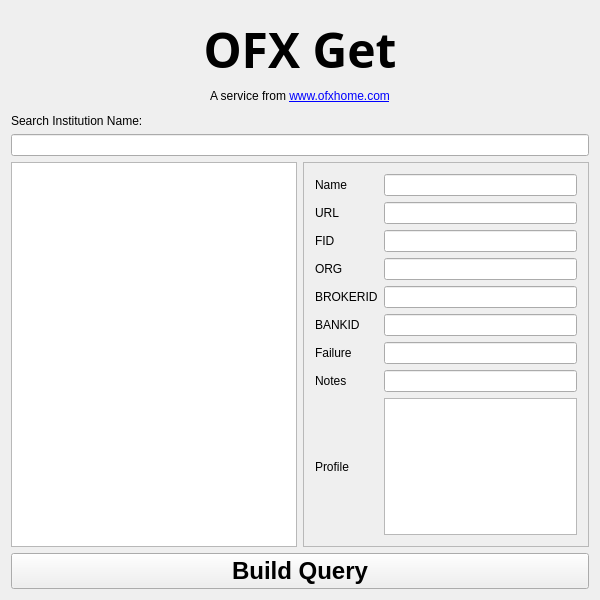
<?xml version="1.0" encoding="UTF-8"?>
<ui version="4.0">
 <class>OfxGet</class>
 <widget class="QWidget" name="OfxGet">
  <property name="windowModality">
   <enum>Qt::NonModal</enum>
  </property>
  <property name="geometry">
   <rect>
    <x>0</x>
    <y>0</y>
    <width>600</width>
    <height>600</height>
   </rect>
  </property>
  <property name="windowTitle">
   <string>OfxGet</string>
  </property>
  <layout class="QVBoxLayout" name="verticalLayout_2">
   <item>
    <spacer name="verticalSpacer_2">
     <property name="orientation">
      <enum>Qt::Vertical</enum>
     </property>
     <property name="sizeType">
      <enum>QSizePolicy::Fixed</enum>
     </property>
     <property name="sizeHint" stdset="0">
      <size>
       <width>20</width>
       <height>5</height>
      </size>
     </property>
    </spacer>
   </item>
   <item>
    <widget class="QLabel" name="OFXGetLabel">
     <property name="font">
      <font>
       <family>Hoefler Text</family>
       <pointsize>36</pointsize>
       <weight>75</weight>
       <bold>true</bold>
      </font>
     </property>
     <property name="text">
      <string>OFX Get</string>
     </property>
     <property name="alignment">
      <set>Qt::AlignCenter</set>
     </property>
    </widget>
   </item>
   <item>
    <widget class="QLabel" name="label">
     <property name="text">
      <string>A service from &lt;a href=&quot;http://www.ofxhome.com&quot;&gt;www.ofxhome.com&lt;/a&gt;</string>
     </property>
     <property name="alignment">
      <set>Qt::AlignCenter</set>
     </property>
    </widget>
   </item>
   <item>
    <spacer name="verticalSpacer">
     <property name="orientation">
      <enum>Qt::Vertical</enum>
     </property>
     <property name="sizeType">
      <enum>QSizePolicy::Fixed</enum>
     </property>
     <property name="sizeHint" stdset="0">
      <size>
       <width>20</width>
       <height>5</height>
      </size>
     </property>
    </spacer>
   </item>
   <item>
    <widget class="QLabel" name="institutionNameLabel">
     <property name="sizePolicy">
      <sizepolicy hsizetype="Minimum" vsizetype="Minimum">
       <horstretch>0</horstretch>
       <verstretch>0</verstretch>
      </sizepolicy>
     </property>
     <property name="text">
      <string>Search Institution Name:</string>
     </property>
    </widget>
   </item>
   <item>
    <widget class="QLineEdit" name="institutionNameSearch"/>
   </item>
   <item>
    <layout class="QHBoxLayout" name="horizontalLayout">
     <item>
      <widget class="DeselectableListWidget" name="institutionList">
       <property name="sizePolicy">
        <sizepolicy hsizetype="Expanding" vsizetype="Expanding">
         <horstretch>1</horstretch>
         <verstretch>0</verstretch>
        </sizepolicy>
       </property>
       <property name="alternatingRowColors">
        <bool>false</bool>
       </property>
      </widget>
     </item>
     <item>
      <widget class="QScrollArea" name="scrollArea">
       <property name="sizePolicy">
        <sizepolicy hsizetype="Expanding" vsizetype="Expanding">
         <horstretch>1</horstretch>
         <verstretch>0</verstretch>
        </sizepolicy>
       </property>
       <property name="widgetResizable">
        <bool>true</bool>
       </property>
       <widget class="QWidget" name="scrollAreaWidgetContents">
        <property name="geometry">
         <rect>
          <x>0</x>
          <y>0</y>
          <width>280</width>
          <height>359</height>
         </rect>
        </property>
        <property name="sizePolicy">
         <sizepolicy hsizetype="Expanding" vsizetype="Preferred">
          <horstretch>0</horstretch>
          <verstretch>0</verstretch>
         </sizepolicy>
        </property>
        <layout class="QGridLayout" name="gridLayout">
         <item row="6" column="1">
          <widget class="QLineEdit" name="failureLabel">
           <property name="readOnly">
            <bool>true</bool>
           </property>
          </widget>
         </item>
         <item row="2" column="1">
          <widget class="QLineEdit" name="fidLabel">
           <property name="readOnly">
            <bool>true</bool>
           </property>
          </widget>
         </item>
         <item row="7" column="0">
          <widget class="QLabel" name="label_9">
           <property name="text">
            <string>Notes</string>
           </property>
          </widget>
         </item>
         <item row="6" column="0">
          <widget class="QLabel" name="label_8">
           <property name="text">
            <string>Failure</string>
           </property>
          </widget>
         </item>
         <item row="3" column="1">
          <widget class="QLineEdit" name="orgLabel">
           <property name="readOnly">
            <bool>true</bool>
           </property>
          </widget>
         </item>
         <item row="3" column="0">
          <widget class="QLabel" name="label_5">
           <property name="text">
            <string>ORG</string>
           </property>
          </widget>
         </item>
         <item row="5" column="1">
          <widget class="QLineEdit" name="bankIdLabel">
           <property name="readOnly">
            <bool>true</bool>
           </property>
          </widget>
         </item>
         <item row="10" column="1">
          <spacer name="verticalSpacer_3">
           <property name="orientation">
            <enum>Qt::Vertical</enum>
           </property>
           <property name="sizeHint" stdset="0">
            <size>
             <width>20</width>
             <height>40</height>
            </size>
           </property>
          </spacer>
         </item>
         <item row="4" column="1">
          <widget class="QLineEdit" name="brokerIdLabel">
           <property name="readOnly">
            <bool>true</bool>
           </property>
          </widget>
         </item>
         <item row="0" column="0">
          <widget class="QLabel" name="label_2">
           <property name="sizePolicy">
            <sizepolicy hsizetype="Minimum" vsizetype="Preferred">
             <horstretch>0</horstretch>
             <verstretch>0</verstretch>
            </sizepolicy>
           </property>
           <property name="text">
            <string>Name</string>
           </property>
          </widget>
         </item>
         <item row="1" column="1">
          <widget class="QLineEdit" name="urlLabel">
           <property name="sizePolicy">
            <sizepolicy hsizetype="Expanding" vsizetype="Fixed">
             <horstretch>0</horstretch>
             <verstretch>0</verstretch>
            </sizepolicy>
           </property>
           <property name="readOnly">
            <bool>true</bool>
           </property>
          </widget>
         </item>
         <item row="1" column="0">
          <widget class="QLabel" name="label_3">
           <property name="sizePolicy">
            <sizepolicy hsizetype="Minimum" vsizetype="Preferred">
             <horstretch>0</horstretch>
             <verstretch>0</verstretch>
            </sizepolicy>
           </property>
           <property name="text">
            <string>URL</string>
           </property>
          </widget>
         </item>
         <item row="4" column="0">
          <widget class="QLabel" name="label_6">
           <property name="text">
            <string>BROKERID</string>
           </property>
          </widget>
         </item>
         <item row="7" column="1">
          <widget class="QLineEdit" name="notesLabel">
           <property name="readOnly">
            <bool>true</bool>
           </property>
          </widget>
         </item>
         <item row="2" column="0">
          <widget class="QLabel" name="label_4">
           <property name="text">
            <string>FID</string>
           </property>
          </widget>
         </item>
         <item row="0" column="1">
          <widget class="QLineEdit" name="nameLabel">
           <property name="sizePolicy">
            <sizepolicy hsizetype="Expanding" vsizetype="Fixed">
             <horstretch>0</horstretch>
             <verstretch>0</verstretch>
            </sizepolicy>
           </property>
           <property name="readOnly">
            <bool>true</bool>
           </property>
          </widget>
         </item>
         <item row="5" column="0">
          <widget class="QLabel" name="label_7">
           <property name="text">
            <string>BANKID</string>
           </property>
          </widget>
         </item>
         <item row="9" column="1">
          <widget class="QTextEdit" name="profileLabel">
           <property name="readOnly">
            <bool>true</bool>
           </property>
          </widget>
         </item>
         <item row="9" column="0">
          <widget class="QLabel" name="label_10">
           <property name="text">
            <string>Profile</string>
           </property>
          </widget>
         </item>
        </layout>
       </widget>
      </widget>
     </item>
    </layout>
   </item>
   <item>
    <widget class="QPushButton" name="query">
     <property name="font">
      <font>
       <pointsize>18</pointsize>
       <weight>75</weight>
       <bold>true</bold>
      </font>
     </property>
     <property name="styleSheet">
      <string notr="true">padding-top: 1em; padding-bottom: 1em</string>
     </property>
     <property name="text">
      <string>Build Query</string>
     </property>
    </widget>
   </item>
  </layout>
 </widget>
 <layoutdefault spacing="6" margin="11"/>
 <customwidgets>
  <customwidget>
   <class>DeselectableListWidget</class>
   <extends>QListWidget</extends>
   <header>deselectable_list_widget.h</header>
  </customwidget>
 </customwidgets>
 <resources/>
 <connections/>
</ui>
